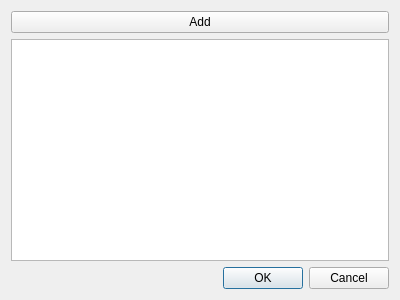
<?xml version="1.0" encoding="UTF-8"?>
<ui version="4.0">
 <class>PreconditionsEditor</class>
 <widget class="QDialog" name="PreconditionsEditor">
  <property name="geometry">
   <rect>
    <x>0</x>
    <y>0</y>
    <width>400</width>
    <height>300</height>
   </rect>
  </property>
  <property name="windowTitle">
   <string>Dialog</string>
  </property>
  <layout class="QVBoxLayout" name="verticalLayout">
   <item>
    <widget class="QPushButton" name="pushButton">
     <property name="text">
      <string>Add</string>
     </property>
    </widget>
   </item>
   <item>
    <widget class="QListView" name="precListView"/>
   </item>
   <item>
    <widget class="QDialogButtonBox" name="buttonBox">
     <property name="orientation">
      <enum>Qt::Horizontal</enum>
     </property>
     <property name="standardButtons">
      <set>QDialogButtonBox::Cancel|QDialogButtonBox::Ok</set>
     </property>
    </widget>
   </item>
  </layout>
 </widget>
 <resources/>
 <connections>
  <connection>
   <sender>buttonBox</sender>
   <signal>accepted()</signal>
   <receiver>PreconditionsEditor</receiver>
   <slot>accept()</slot>
   <hints>
    <hint type="sourcelabel">
     <x>248</x>
     <y>254</y>
    </hint>
    <hint type="destinationlabel">
     <x>157</x>
     <y>274</y>
    </hint>
   </hints>
  </connection>
  <connection>
   <sender>buttonBox</sender>
   <signal>rejected()</signal>
   <receiver>PreconditionsEditor</receiver>
   <slot>reject()</slot>
   <hints>
    <hint type="sourcelabel">
     <x>316</x>
     <y>260</y>
    </hint>
    <hint type="destinationlabel">
     <x>286</x>
     <y>274</y>
    </hint>
   </hints>
  </connection>
 </connections>
</ui>
